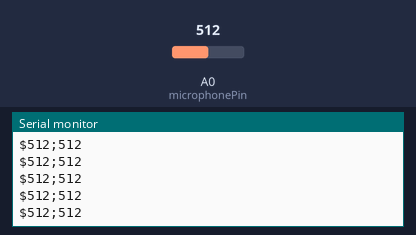
Bench run of a sketch on a simulated Arduino Uno, built with avr-gcc and run on an emulated ATmega328P. On the bench: the last lines printed to the serial monitor. The test bench sets the inputs (shaded band); at power-on: A0 (microphonePin) = 512.

Above: at 1.2 s.
1.3 s: A0 (microphonePin) set to 993
At 2.3 s:
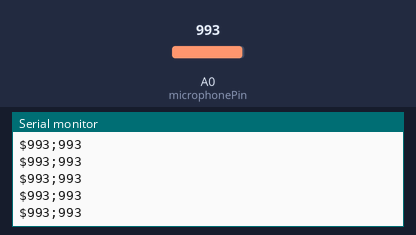
2.8 s: A0 (microphonePin) set to 1013
At 3.5 s:
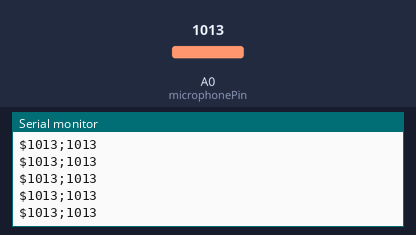
Timing chart, 0 to 5.8 s (numbered marks = the images above; inputs shaded):
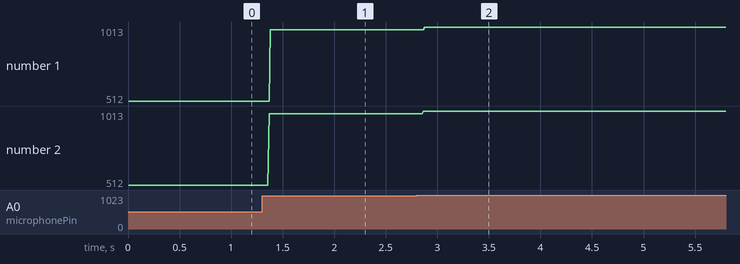

The sketch:

main.ino
```cpp
const int microphonePin = A0;

void setup() {
  Serial.begin(9600);
}

void loop() {
//  int mn = 1024;
//  int mx = 0;

  for (int i = 0; i < 10000; ++i) {
    int val = analogRead(microphonePin);

    /*arduino ide plotter*/
    Serial.println(val);

    /*or third-party plotter (custom format)*/
    Serial.print("$");
    Serial.print(val);
    Serial.print(";");

    /*mn = min(mn, val);
    mx = max(mx, val);*/
  }


/*
int delta = mx - mn;
  Serial.print("Min=");
  Serial.print(mn);
  Serial.print(" Max=");
  Serial.print(mx);
  Serial.print(" Delta=");
  Serial.println(delta);*/
}
```

Measured:
- after the input at 1.3 s, the serial monitor: prints a new line after 0.07 s (image 1)
- after the input at 2.8 s, the serial monitor: prints a new line after 0.07 s (image 2)
- plotted number 1: 512 → 993 after the input at 1.3 s, 993 → 1013 after the input at 2.8 s
- plotted number 2: 512 → 993 after the input at 1.3 s, 993 → 1013 after the input at 2.8 s
